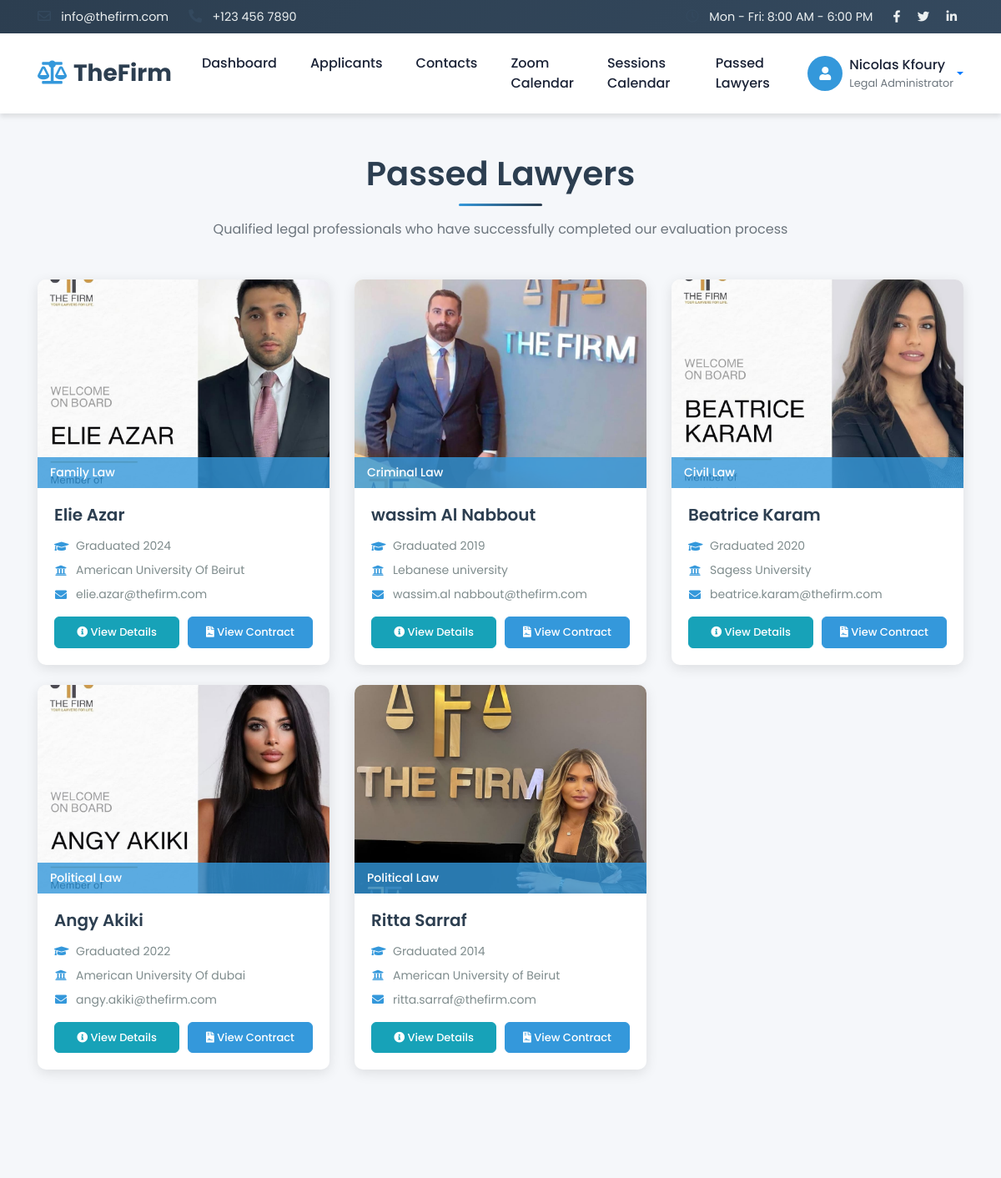
The page /admin/passedlawyers.php (signed in, upper part) on the database as committed earlier.
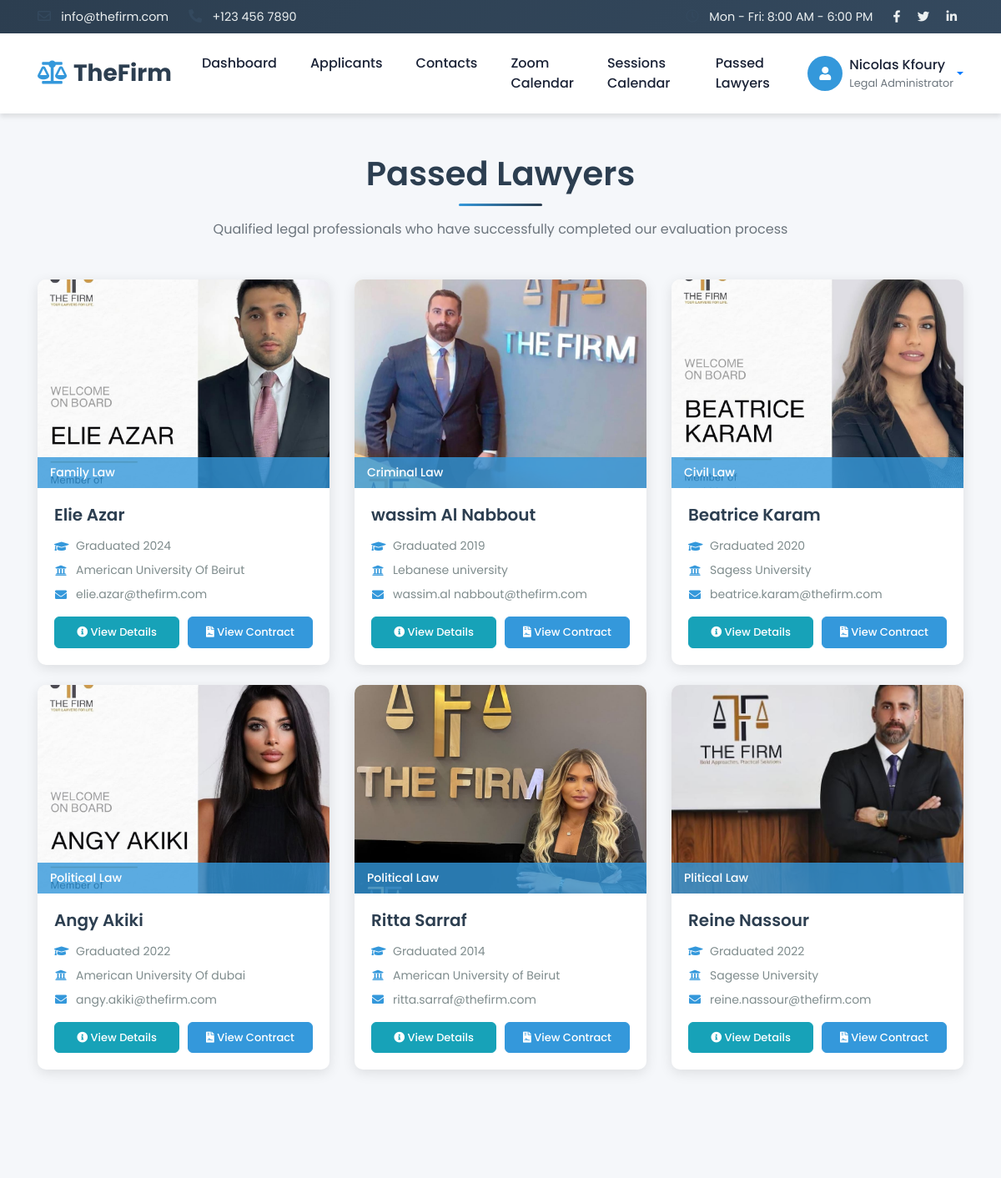
The same page on the database as committed later.
### tables this page shows
CREATE TABLE `user` (
  `id` int(50) NOT NULL,
  `fname` varchar(255) NOT NULL,
  `lname` varchar(255) NOT NULL,
  `email` varchar(255) NOT NULL,
  `password` varchar(255) NOT NULL,
  `address` varchar(255) NOT NULL,
  `phonenum` int(9) NOT NULL,
  `image` varchar(255) NOT NULL,
  `role` int(1) NOT NULL,
  `status` enum('Unverified','Unrestricted','Restricted','') NOT NULL DEFAULT 'Unverified'
);

CREATE TABLE `attorneys` (
  `userid` int(50) NOT NULL,
  `description` varchar(255) NOT NULL,
  `specialized` varchar(255) NOT NULL
);

CREATE TABLE `cv` (
  `id` int(50) NOT NULL,
  `university` varchar(255) NOT NULL,
  `year` int(50) NOT NULL,
  `level` varchar(255) NOT NULL,
  `description` varchar(255) NOT NULL,
  `specialized` varchar(255) NOT NULL,
  `status` enum('Pending','Accepted','Rejected') NOT NULL DEFAULT 'Pending',
  `userid` int(50) NOT NULL
);

### admin/passedlawyers.php (the view, shortened to what this page needs)
<!DOCTYPE html>
<html lang="en">
<head>
    <link href="https://stackpath.bootstrapcdn.com/bootstrap/4.4.1/css/bootstrap.min.css" rel="stylesheet">
    <link href="https://cdnjs.cloudflare.com/ajax/libs/font-awesome/5.15.3/css/all.min.css" rel="stylesheet">
    <link href="lib/animate/animate.min.css" rel="stylesheet">
    <link href="lib/owlcarousel/assets/owl.carousel.min.css" rel="stylesheet">
    <link href="../css/admincss.css" rel="stylesheet">
</head>
<body>
    <?php include 'header.php'; ?>
    <div class="container py-5">
        <div class="page-header-3 mb-5">
            <h1 class="text-center mb-3">Passed Lawyers</h1>
            <p class="text-center text-muted">Qualified legal professionals who have successfully completed our evaluation process</p>
        </div>
        <div class="row">
            <?php
            $sql = "SELECT * FROM user WHERE role=2";
            $res = $conn->query($sql);
            if ($res && $res->num_rows > 0) {
                while ($row = $res->fetch_assoc()) {
                    $id = $row['id'];
                    $sql1 = "SELECT * FROM attorneys WHERE userid='$id'";
                    $res1 = $conn->query($sql1);
                    $specializationText = "";
                    if ($res1 && $res1->num_rows > 0) {
                        $row1 = $res1->fetch_assoc();
                        $specializationText = $row1['specialized'];
                    }
                    $sql2 = "SELECT * FROM cv WHERE userid='$id'";
                    $res2 = $conn->query($sql2);
                    $graduationYear = "";
                    $university = "";
                    if ($res2 && $res2->num_rows > 0) {
                        $row2 = $res2->fetch_assoc();
                        $graduationYear = $row2['year'];
                        $university = $row2['university'];
                    }
            ?>
                    <div class="col-lg-4 col-md-6 mb-4">
                        <div class="card lawyer-card h-100">
                            <div class="lawyer-image">
                                <img src="../<?= htmlspecialchars($row['image']); ?>" alt="<?= htmlspecialchars($row['fname'] . ' ' . $row['lname']); ?>" class="img-fluid">
                                <?php if (!empty($specializationText)) { ?>
                                    <div class="specialization-badge">
                                        <?= htmlspecialchars($specializationText); ?> Law
                                    </div>
                                <?php } ?>
                            </div>
                            <div class="card-body lawyer-info">
                                <h3><?= htmlspecialchars($row['fname'] . ' ' . $row['lname']); ?></h3>
                                <div class="lawyer-meta">
                                    <?php if (!empty($graduationYear)) { ?>
                                        <div class="lawyer-meta-item">
                                            <i class="fas fa-graduation-cap"></i>
                                            <span>Graduated <?= htmlspecialchars($graduationYear); ?></span>
                                        </div>
                                    <?php } ?>
                                    <?php if (!empty($university)) { ?>
                                        <div class="lawyer-meta-item">
                                            <i class="fas fa-university"></i>
                                            <span><?= htmlspecialchars($university); ?></span>
                                        </div>
                                    <?php } ?>
                                    <div class="lawyer-meta-item">
                                        <i class="fas fa-envelope"></i>
                                        <span><?= htmlspecialchars(strtolower($row['fname'] . '.' . $row['lname'])); ?>@thefirm.com</span>
                                    </div>
                                </div>
                                <div class="lawyer-actions mt-3">
                                    <button class="btn btn-info btn-sm view-details" data-bs-toggle="modal" data-bs-target="#lawyerModal<?= $id; ?>">
                                        <i class="fas fa-info-circle me-1"></i> View Details
                                    </button>
                                    <a href="contract.php?id=<?= $id; ?>" class="btn btn-primary btn-sm">
                                        <i class="fas fa-file-contract me-1"></i> View Contract
                                    </a>
                                </div>
                            </div>
                        </div>
                    </div>
                <?php
                }
            }
            ?>
        </div>
    </div>
</body>
</html>

### admin/header.php (shortened to what this page needs)
<header>
    <div class="top-bar py-2" style="background-color: #2c3e50;">
        <div class="container">
            <div class="row align-items-center">
                <div class="col-lg-6 col-md-12 mb-2 mb-lg-0">
                    <div class="d-flex align-items-center">
                        <div class="mr-4">
                            <i class="far fa-envelope mr-2"></i>
                            <a href="mailto:info@thefirm.com" class="text-white">info@thefirm.com</a>
                        </div>
                        <div>
                            <i class="fas fa-phone-alt mr-2"></i>
                            <a href="tel:+1234567890" class="text-white">+123 456 7890</a>
                        </div>
                    </div>
                </div>
                <div class="col-lg-6 col-md-12">
                    <div class="d-flex justify-content-lg-end justify-content-center">
                        <div class="mr-3">
                            <i class="far fa-clock mr-2"></i>
                            <span class="text-white">Mon - Fri: 8:00 AM - 6:00 PM</span>
                        </div>
                        <div class="social-icons d-none d-lg-block">
                            <a href="#" class="text-white mx-2"><i class="fab fa-facebook-f"></i></a>
                            <a href="#" class="text-white mx-2"><i class="fab fa-twitter"></i></a>
                            <a href="#" class="text-white mx-2"><i class="fab fa-linkedin-in"></i></a>
                        </div>
                    </div>
                </div>
            </div>
        </div>
    </div>
    <nav class="navbar navbar-expand-lg py-3" style="background-color: #fff; box-shadow: 0 2px 15px rgba(0,0,0,0.1);">
        <div class="container">
            <a class="navbar-brand" href="index.php">
                <span style="font-size: 28px; font-weight: 700; color: #2c3e50;">
                    <i class="fas fa-balance-scale mr-2" style="color: #3498db;"></i>TheFirm
                </span>
            </a>
            <div class="collapse navbar-collapse" id="navbarMain">
                <ul class="navbar-nav ml-auto mr-3">
                    <li class="nav-item">
                        <a class="nav-link" href="dashboard.php" style="color: #1a2236; font-weight: 500;">Dashboard</a>
                    </li>
                    <li class="nav-item">
                        <a class="nav-link" href="applicants.php" style="color: #1a2236; font-weight: 500;">Applicants</a>
                    </li>
                    <li class="nav-item">
                        <a class="nav-link" href="contact.php" style="color: #1a2236; font-weight: 500;">Contacts</a>
                    </li>
                     <li class="nav-item">
                        <a class="nav-link" href="calendar.php" style="color: #1a2236; font-weight: 500;">Zoom Calendar</a>
                    </li>
                     <li class="nav-item">
                        <a class="nav-link" href="sessioncalendar.php" style="color: #1a2236; font-weight: 500;">Sessions Calendar</a>
                    </li>
                    <li class="nav-item">
                        <a class="nav-link" href="passedlawyers.php" style="color: #1a2236; font-weight: 500;">Passed Lawyers</a>
                    </li>
                </ul>
                <?php if (isset($_SESSION['admin'])) { ?>
                    <div class="dropdown">
                        <a class="dropdown-toggle d-flex align-items-center" href="#" role="button" id="userDropdown" data-bs-toggle="dropdown" aria-expanded="false">
                            <div class="avatar mr-2" style="background-color: #3498db; width: 42px; height: 42px; border-radius: 50%; display: flex; align-items: center; justify-content: center; color: white;">
                                <i class="fas fa-user"></i>
                            </div>
                            <div class="user-info">
                                <span style="color: #1a2236; font-weight: 500;"><?php echo $_SESSION['admin']['fullName']; ?></span>
                                <small class="d-block text-muted">Legal Administrator</small>
                            </div>
                        </a>
                    </div>
                <?php } ?>
            </div>
        </div>
    </nav>
</header>

### css/admincss.css (style rules this page uses)
:root { --primary: #2c3e50; --secondary: #3498db; --accent: #e74c3c; --light: #ecf0f1; --dark: #2c3e50; --success: #27ae60; --warning: #f39c12; --danger: #c0392b; --text: #34495e; --text-light: #7f8c8d; --text-primary: #34495e; --text-secondary: #7f8c8d; --shadow: 0 4px 6px rgba(0, 0, 0, 0.1); --transition: all 0.3s ease; }
body { font-family: 'Poppins', sans-serif; background-color: #f5f7fa; color: var(--text-primary); }
.top-bar { background: linear-gradient(135deg, #2c3e50, #34495e) !important; padding: 12px 0; }
.top-bar a, .top-bar span { color: #ecf0f1 !important; font-weight: 400; font-size: 0.9rem; transition: var(--transition); }
.navbar { box-shadow: var(--shadow) !important; padding: 15px 0; }
.navbar-brand { font-weight: 700; font-size: 1.8rem; }
.navbar-brand i { color: #3498db !important; }
.nav-link { font-weight: 500 !important; padding: 8px 20px !important; transition: var(--transition); position: relative; }
.nav-link:after { content: ''; position: absolute; bottom: 0; left: 50%; width: 0; height: 2px; background: #3498db; transition: var(--transition); transform: translateX(-50%); }
.user-info span { font-weight: 500; color: #2c3e50; }
.form-control, .btn { border-radius: 8px; }
.btn-primary { background: #3498db; border-color: #3498db; font-weight: 500; padding: 10px 20px; transition: var(--transition); }
.btn { font-weight: 500; padding: 8px 18px; border-radius: 6px; transition: var(--transition); }
.lawyer-card { border: none; border-radius: 10px; overflow: hidden; box-shadow: 0 4px 15px rgba(0, 0, 0, 0.1); transition: all 0.3s ease; }
.lawyer-image { position: relative; height: 250px; overflow: hidden; }
.lawyer-image img { width: 100%; height: 100%; object-fit: cover; transition: transform 0.5s ease; }
.specialization-badge { position: absolute; bottom: 0; left: 0; right: 0; background: rgba(52, 152, 219, 0.8); color: white; padding: 8px 15px; font-size: 14px; font-weight: 500; }
.lawyer-info { padding: 20px; }
.lawyer-info h3 { font-size: 20px; font-weight: 600; color: #2c3e50; margin-bottom: 15px; }
.lawyer-meta { margin-bottom: 15px; }
.lawyer-meta-item { display: flex; align-items: center; margin-bottom: 8px; color: #7f8c8d; font-size: 14px; }
.lawyer-meta-item i { color: #3498db; margin-right: 10px; width: 16px; text-align: center; }
.lawyer-actions { display: flex; gap: 10px; }
.lawyer-actions .btn { flex: 1; font-size: 13px; padding: 8px 10px; }
.page-header-3 h1 { color: #2c3e50; font-weight: 600; position: relative; padding-bottom: 15px; margin-bottom: 15px; }
.page-header-3 h1:after { content: ''; position: absolute; width: 100px; height: 3px; bottom: 0; left: 50%; transform: translateX(-50%); background: linear-gradient(90deg, #3498db, #2c3e50); border-radius: 2px; }

Rows that differ between the two databases and show on the page:
added user: image (picture), attorneys.specialized "Plitical", fname+lname "Reine Nassour", cv.year "2022", cv.university "Sagesse University", fname+lname "reine.nassour"
